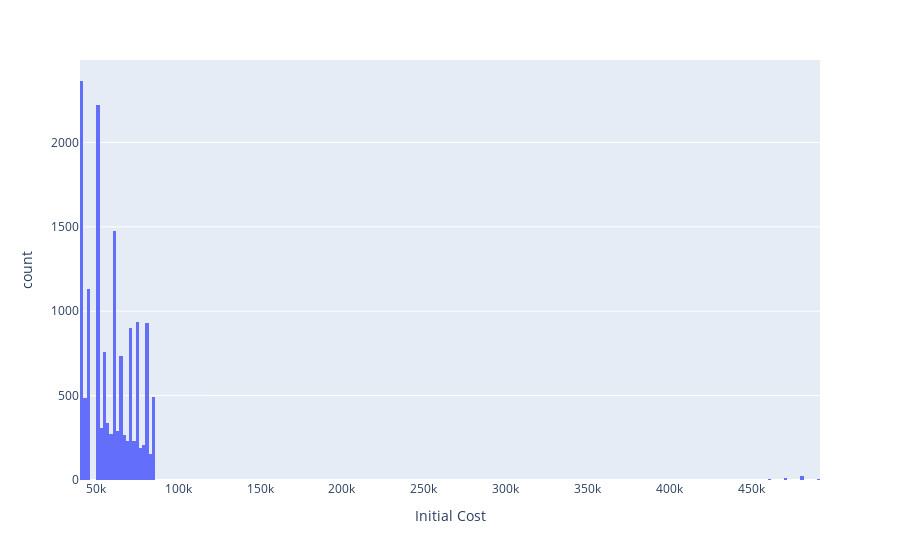

Notebook code for this chart:
### Code cell
import plotly.express as px
fig = px.histogram(ny_df, x='Initial Cost')
fig.show()

### Figure 1 — Plotly figure (JSON) as saved in the notebook; plotly's stock layout.template omitted (floating-point values rounded to 4 significant figures; data arrays with more than 128 entries replaced by an {"elided": "..."} marker saying what was removed)
{"data": [{"alignmentgroup": "True", "bingroup": "x", "hovertemplate": "Initial Cost=%{x}<br>count=%{y}<extra></extra>", "legendgroup": "", "marker": {"color": "#636efa", "pattern": {"shape": ""}}, "name": "", "offsetgroup": "", "orientation": "v", "showlegend": false, "type": "histogram", "x": {"elided": "14970 int values"}, "xaxis": "x", "yaxis": "y"}], "layout": {"barmode": "relative", "legend": {"tracegroupgap": 0}, "margin": {"t": 60}, "xaxis": {"anchor": "y", "domain": [0, 1], "title": {"text": "Initial Cost"}}, "yaxis": {"anchor": "x", "domain": [0, 1], "title": {"text": "count"}}}}
